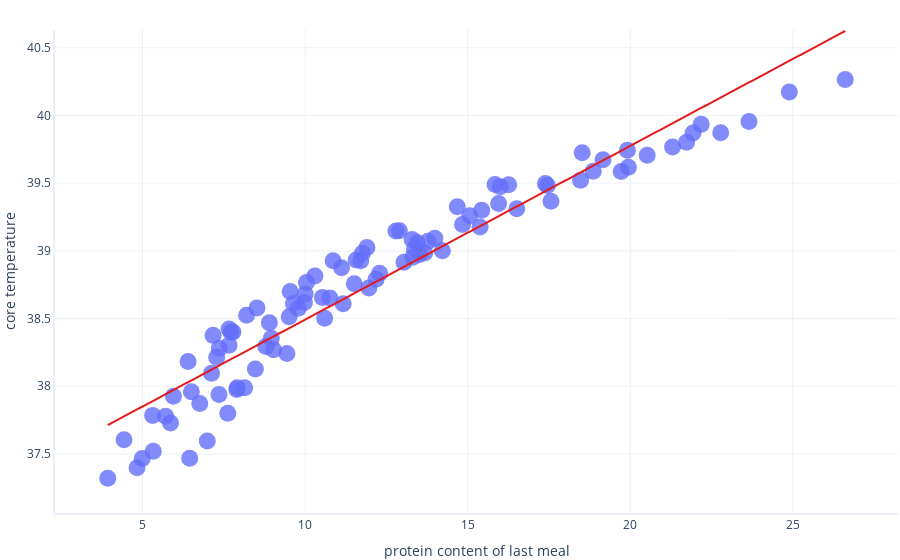

This figure's notebook cell:
### Markdown cell above
## Regresión lineal simple 
Refresquemos rápidamente nuestra memoria realizando la misma regresión lineal simple que hicimos en el ejercicio anterior usando las columnas temperatura y contenido_proteína_de_la_última_comida del conjunto de datos.

### Code cell
import statsmodels.formula.api as smf
import graphing # custom graphing code. See our GitHub repo for details

# Perform linear regression. This method takes care of
# the entire fitting procedure for us.
simple_formula = "core_temperature ~ protein_content_of_last_meal"
simple_model = smf.ols(formula = simple_formula, data = dataset).fit()

# Show a graph of the result
graphing.scatter_2D(dataset, label_x="protein_content_of_last_meal", 
                             label_y="core_temperature",
                             trendline=lambda x: simple_model.params[1] * x + simple_model.params[0])
